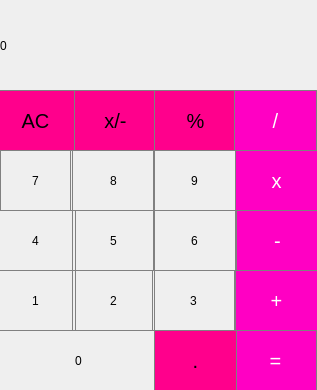
<?xml version="1.0" encoding="UTF-8"?>
<ui version="4.0">
 <class>MainWindow</class>
 <widget class="QMainWindow" name="MainWindow">
  <property name="geometry">
   <rect>
    <x>0</x>
    <y>0</y>
    <width>317</width>
    <height>390</height>
   </rect>
  </property>
  <property name="windowTitle">
   <string>MainWindow</string>
  </property>
  <widget class="QWidget" name="centralwidget">
   <widget class="QLabel" name="result_show">
    <property name="geometry">
     <rect>
      <x>0</x>
      <y>0</y>
      <width>321</width>
      <height>91</height>
     </rect>
    </property>
    <property name="minimumSize">
     <size>
      <width>241</width>
      <height>61</height>
     </size>
    </property>
    <property name="styleSheet">
     <string notr="true">QLabel {
 font-size: 50px;
  qproperty-alignment: 'AlignVCenter | AlignRight';
  border: 1px solid gray;
}

background-color : white;</string>
    </property>
    <property name="text">
     <string>0</string>
    </property>
   </widget>
   <widget class="QPushButton" name="pushButton_clear">
    <property name="geometry">
     <rect>
      <x>-6</x>
      <y>90</y>
      <width>83</width>
      <height>61</height>
     </rect>
    </property>
    <property name="minimumSize">
     <size>
      <width>61</width>
      <height>61</height>
     </size>
    </property>
    <property name="styleSheet">
     <string notr="true">QPushButton {
  font-size: 20px;
  background-color: #ff008c;
  border: 1px solid gray;
}
QPushButton:pressed {
    background-color: qlineargradient(x1: 0, y1: 0, x2: 0, y2: 1,
                                      stop: 0 #BEBEBE, stop: 1 #ff008c);
}</string>
    </property>
    <property name="text">
     <string>AC</string>
    </property>
   </widget>
   <widget class="QPushButton" name="pushButton_plus_munus">
    <property name="geometry">
     <rect>
      <x>74</x>
      <y>90</y>
      <width>83</width>
      <height>61</height>
     </rect>
    </property>
    <property name="minimumSize">
     <size>
      <width>61</width>
      <height>61</height>
     </size>
    </property>
    <property name="styleSheet">
     <string notr="true">QPushButton {
  font-size: 20px;
  background-color: #ff008c;
  border: 1px solid gray;
}
QPushButton:pressed {
    background-color: qlineargradient(x1: 0, y1: 0, x2: 0, y2: 1,
                                      stop: 0 #BEBEBE, stop: 1 #ff008c);
}</string>
    </property>
    <property name="text">
     <string>x/-</string>
    </property>
   </widget>
   <widget class="QPushButton" name="pushButton_procent">
    <property name="geometry">
     <rect>
      <x>154</x>
      <y>90</y>
      <width>83</width>
      <height>61</height>
     </rect>
    </property>
    <property name="minimumSize">
     <size>
      <width>61</width>
      <height>61</height>
     </size>
    </property>
    <property name="styleSheet">
     <string notr="true">QPushButton {
  font-size: 20px;
  background-color: #ff008c;
  border: 1px solid gray;
}
QPushButton:pressed {
    background-color: qlineargradient(x1: 0, y1: 0, x2: 0, y2: 1,
                                      stop: 0 #BEBEBE, stop: 1 #ff008c);
}</string>
    </property>
    <property name="text">
     <string>%</string>
    </property>
   </widget>
   <widget class="QPushButton" name="pushButton_divide">
    <property name="geometry">
     <rect>
      <x>234</x>
      <y>90</y>
      <width>83</width>
      <height>61</height>
     </rect>
    </property>
    <property name="minimumSize">
     <size>
      <width>61</width>
      <height>61</height>
     </size>
    </property>
    <property name="styleSheet">
     <string notr="true">QPushButton {
   font-size: 20px;
  background-color:#ff00c3;
  color: white; 
  border: 1px solid gray;
}

QPushButton:pressed {
    background-color: qlineargradient(x1: 0, y1: 0, x2: 0, y2: 1,
                                      stop: 0 #FF7832, stop: 1 #ff00c3);
}</string>
    </property>
    <property name="text">
     <string>/</string>
    </property>
   </widget>
   <widget class="QPushButton" name="pushButton_8">
    <property name="geometry">
     <rect>
      <x>72</x>
      <y>150</y>
      <width>83</width>
      <height>61</height>
     </rect>
    </property>
    <property name="minimumSize">
     <size>
      <width>61</width>
      <height>61</height>
     </size>
    </property>
    <property name="styleSheet">
     <string notr="true">QPushButton {
   border: 1px solid gray;
}
QPushButton:pressed {
    background-color: qlineargradient(x1: 0, y1: 0, x2: 0, y2: 1,
                                      stop: 0 #dadbde, stop: 1 #f6f7fa);
}
</string>
    </property>
    <property name="text">
     <string>8</string>
    </property>
   </widget>
   <widget class="QPushButton" name="pushButton_mult">
    <property name="geometry">
     <rect>
      <x>235</x>
      <y>150</y>
      <width>83</width>
      <height>61</height>
     </rect>
    </property>
    <property name="minimumSize">
     <size>
      <width>61</width>
      <height>61</height>
     </size>
    </property>
    <property name="styleSheet">
     <string notr="true">QPushButton {
   font-size: 20px;
  background-color:#ff00c3;
  color: white; 
  border: 1px solid gray;
}

QPushButton:pressed {
    background-color: qlineargradient(x1: 0, y1: 0, x2: 0, y2: 1,
                                      stop: 0 #FF7832, stop: 1 #ff00c3);
}</string>
    </property>
    <property name="text">
     <string>x</string>
    </property>
   </widget>
   <widget class="QPushButton" name="pushButton_7">
    <property name="geometry">
     <rect>
      <x>0</x>
      <y>150</y>
      <width>71</width>
      <height>61</height>
     </rect>
    </property>
    <property name="minimumSize">
     <size>
      <width>61</width>
      <height>61</height>
     </size>
    </property>
    <property name="styleSheet">
     <string notr="true">QPushButton {
   border: 1px solid gray;
}
QPushButton:pressed {
    background-color: qlineargradient(x1: 0, y1: 0, x2: 0, y2: 1,
                                      stop: 0 #dadbde, stop: 1 #f6f7fa);
}
</string>
    </property>
    <property name="text">
     <string>7</string>
    </property>
   </widget>
   <widget class="QPushButton" name="pushButton_9">
    <property name="geometry">
     <rect>
      <x>153</x>
      <y>150</y>
      <width>83</width>
      <height>61</height>
     </rect>
    </property>
    <property name="minimumSize">
     <size>
      <width>61</width>
      <height>61</height>
     </size>
    </property>
    <property name="styleSheet">
     <string notr="true">QPushButton {
   border: 1px solid gray;
}
QPushButton:pressed {
    background-color: qlineargradient(x1: 0, y1: 0, x2: 0, y2: 1,
                                      stop: 0 #dadbde, stop: 1 #f6f7fa);
}
</string>
    </property>
    <property name="text">
     <string>9</string>
    </property>
   </widget>
   <widget class="QPushButton" name="pushButton_5">
    <property name="geometry">
     <rect>
      <x>72</x>
      <y>210</y>
      <width>83</width>
      <height>61</height>
     </rect>
    </property>
    <property name="minimumSize">
     <size>
      <width>61</width>
      <height>61</height>
     </size>
    </property>
    <property name="styleSheet">
     <string notr="true">QPushButton {
   border: 1px solid gray;
}
QPushButton:pressed {
    background-color: qlineargradient(x1: 0, y1: 0, x2: 0, y2: 1,
                                      stop: 0 #dadbde, stop: 1 #f6f7fa);
}
</string>
    </property>
    <property name="text">
     <string>5</string>
    </property>
   </widget>
   <widget class="QPushButton" name="pushButton_minus">
    <property name="geometry">
     <rect>
      <x>236</x>
      <y>210</y>
      <width>83</width>
      <height>61</height>
     </rect>
    </property>
    <property name="minimumSize">
     <size>
      <width>61</width>
      <height>61</height>
     </size>
    </property>
    <property name="styleSheet">
     <string notr="true">QPushButton {
   font-size: 20px;
  background-color:#ff00c3;
  color: white; 
  border: 1px solid gray;
}

QPushButton:pressed {
    background-color: qlineargradient(x1: 0, y1: 0, x2: 0, y2: 1,
                                      stop: 0 #FF7832, stop: 1 #ff00c3);
}</string>
    </property>
    <property name="text">
     <string>-</string>
    </property>
   </widget>
   <widget class="QPushButton" name="pushButton_4">
    <property name="geometry">
     <rect>
      <x>-5</x>
      <y>210</y>
      <width>81</width>
      <height>61</height>
     </rect>
    </property>
    <property name="minimumSize">
     <size>
      <width>61</width>
      <height>61</height>
     </size>
    </property>
    <property name="styleSheet">
     <string notr="true">QPushButton {
   border: 1px solid gray;
}
QPushButton:pressed {
    background-color: qlineargradient(x1: 0, y1: 0, x2: 0, y2: 1,
                                      stop: 0 #dadbde, stop: 1 #f6f7fa);
}
</string>
    </property>
    <property name="text">
     <string>4</string>
    </property>
   </widget>
   <widget class="QPushButton" name="pushButton_6">
    <property name="geometry">
     <rect>
      <x>153</x>
      <y>210</y>
      <width>83</width>
      <height>61</height>
     </rect>
    </property>
    <property name="minimumSize">
     <size>
      <width>61</width>
      <height>61</height>
     </size>
    </property>
    <property name="styleSheet">
     <string notr="true">QPushButton {
   border: 1px solid gray;
}
QPushButton:pressed {
    background-color: qlineargradient(x1: 0, y1: 0, x2: 0, y2: 1,
                                      stop: 0 #dadbde, stop: 1 #f6f7fa);
}
</string>
    </property>
    <property name="text">
     <string>6</string>
    </property>
   </widget>
   <widget class="QPushButton" name="pushButton_2">
    <property name="geometry">
     <rect>
      <x>72</x>
      <y>270</y>
      <width>83</width>
      <height>61</height>
     </rect>
    </property>
    <property name="minimumSize">
     <size>
      <width>61</width>
      <height>61</height>
     </size>
    </property>
    <property name="styleSheet">
     <string notr="true">QPushButton {
   border: 1px solid gray;
}
QPushButton:pressed {
    background-color: qlineargradient(x1: 0, y1: 0, x2: 0, y2: 1,
                                      stop: 0 #dadbde, stop: 1 #f6f7fa);
}
</string>
    </property>
    <property name="text">
     <string>2</string>
    </property>
   </widget>
   <widget class="QPushButton" name="pushButton_plus">
    <property name="geometry">
     <rect>
      <x>235</x>
      <y>270</y>
      <width>83</width>
      <height>61</height>
     </rect>
    </property>
    <property name="minimumSize">
     <size>
      <width>61</width>
      <height>61</height>
     </size>
    </property>
    <property name="styleSheet">
     <string notr="true">QPushButton {
   font-size: 20px;
  background-color:#ff00c3;
  color: white; 
  border: 1px solid gray;
}

QPushButton:pressed {
    background-color: qlineargradient(x1: 0, y1: 0, x2: 0, y2: 1,
                                      stop: 0 #FF7832, stop: 1 #ff00c3);
}</string>
    </property>
    <property name="text">
     <string>+</string>
    </property>
   </widget>
   <widget class="QPushButton" name="pushButton_1">
    <property name="geometry">
     <rect>
      <x>-5</x>
      <y>270</y>
      <width>81</width>
      <height>61</height>
     </rect>
    </property>
    <property name="minimumSize">
     <size>
      <width>61</width>
      <height>61</height>
     </size>
    </property>
    <property name="styleSheet">
     <string notr="true">QPushButton {
   border: 1px solid gray;
}
QPushButton:pressed {
    background-color: qlineargradient(x1: 0, y1: 0, x2: 0, y2: 1,
                                      stop: 0 #dadbde, stop: 1 #f6f7fa);
}
</string>
    </property>
    <property name="text">
     <string>1</string>
    </property>
   </widget>
   <widget class="QPushButton" name="pushButton_3">
    <property name="geometry">
     <rect>
      <x>152</x>
      <y>270</y>
      <width>83</width>
      <height>61</height>
     </rect>
    </property>
    <property name="minimumSize">
     <size>
      <width>61</width>
      <height>61</height>
     </size>
    </property>
    <property name="styleSheet">
     <string notr="true">QPushButton {
   border: 1px solid gray;
}
QPushButton:pressed {
    background-color: qlineargradient(x1: 0, y1: 0, x2: 0, y2: 1,
                                      stop: 0 #dadbde, stop: 1 #f6f7fa);
}
</string>
    </property>
    <property name="text">
     <string>3</string>
    </property>
   </widget>
   <widget class="QPushButton" name="pushButton_18">
    <property name="geometry">
     <rect>
      <x>234</x>
      <y>330</y>
      <width>83</width>
      <height>61</height>
     </rect>
    </property>
    <property name="minimumSize">
     <size>
      <width>61</width>
      <height>61</height>
     </size>
    </property>
    <property name="styleSheet">
     <string notr="true">QPushButton {
   font-size: 20px;
  background-color:#ff00c3;
  color: white; 
  border: 1px solid gray;
}

QPushButton:pressed {
    background-color: qlineargradient(x1: 0, y1: 0, x2: 0, y2: 1,
                                      stop: 0 #FF7832, stop: 1 #ff00c3);
}</string>
    </property>
    <property name="text">
     <string>=</string>
    </property>
   </widget>
   <widget class="QPushButton" name="pushButton_0">
    <property name="geometry">
     <rect>
      <x>-2</x>
      <y>330</y>
      <width>161</width>
      <height>61</height>
     </rect>
    </property>
    <property name="minimumSize">
     <size>
      <width>61</width>
      <height>61</height>
     </size>
    </property>
    <property name="styleSheet">
     <string notr="true">QPushButton {
   border: 1px solid gray;
}
QPushButton:pressed {
    background-color: qlineargradient(x1: 0, y1: 0, x2: 0, y2: 1,
                                      stop: 0 #dadbde, stop: 1 #f6f7fa);
}
</string>
    </property>
    <property name="text">
     <string>0</string>
    </property>
   </widget>
   <widget class="QPushButton" name="pushButton_dot">
    <property name="geometry">
     <rect>
      <x>154</x>
      <y>330</y>
      <width>83</width>
      <height>61</height>
     </rect>
    </property>
    <property name="minimumSize">
     <size>
      <width>61</width>
      <height>61</height>
     </size>
    </property>
    <property name="styleSheet">
     <string notr="true">QPushButton {
  font-size: 20px;
  background-color: #ff008c;
  border: 1px solid gray;
}
QPushButton:pressed {
    background-color: qlineargradient(x1: 0, y1: 0, x2: 0, y2: 1,
                                      stop: 0 #BEBEBE, stop: 1 #ff008c);
}</string>
    </property>
    <property name="text">
     <string>.</string>
    </property>
   </widget>
  </widget>
 </widget>
 <resources/>
 <connections/>
</ui>
